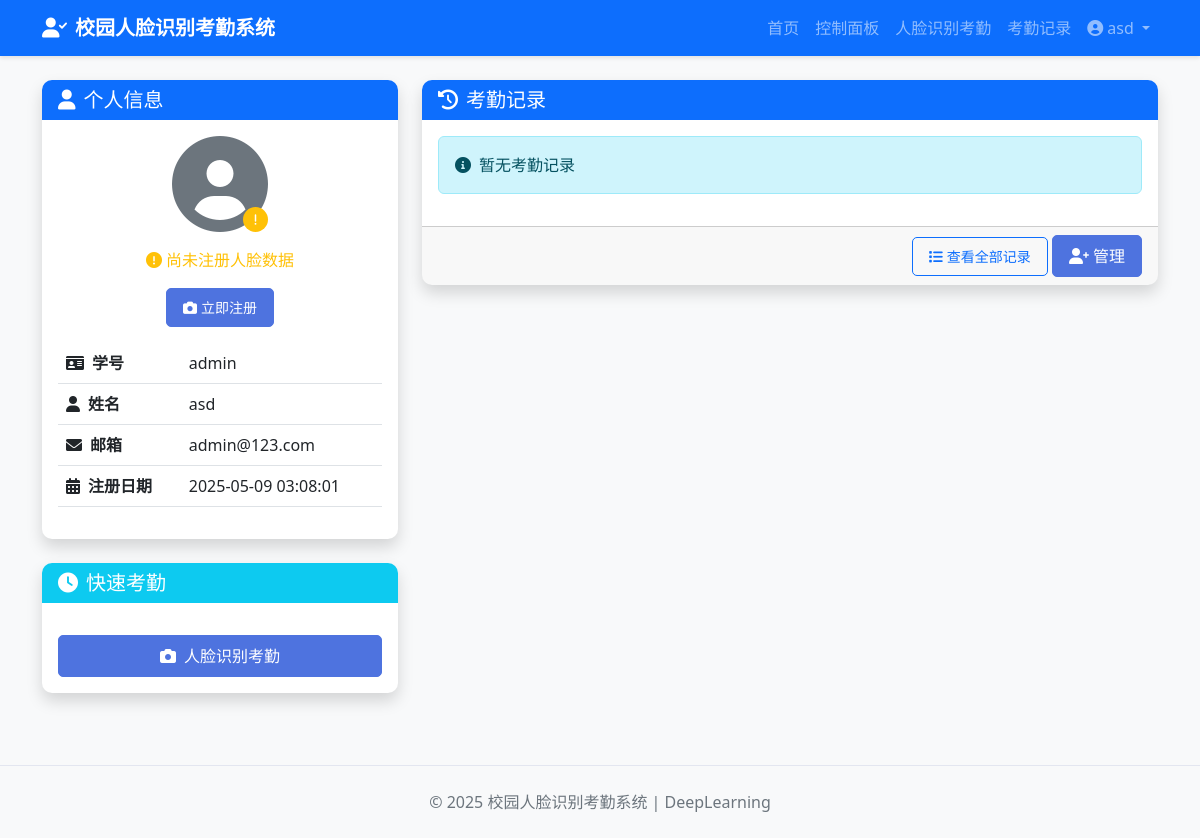
The app's page /dashboard (signed in) with its own data.
### tables this page shows
CREATE TABLE users (
        id INTEGER PRIMARY KEY AUTOINCREMENT,
        student_id TEXT UNIQUE NOT NULL,
        name TEXT NOT NULL,
        email TEXT UNIQUE,
        password TEXT NOT NULL,
        registration_date TIMESTAMP DEFAULT CURRENT_TIMESTAMP
    , role TEXT DEFAULT 'student', is_active INTEGER DEFAULT 1);

### app.py (the view)
@app.route('/dashboard')
def dashboard():
    if 'user_id' not in session:
        flash('Please login first', 'warning')
        return redirect(url_for('login'))
    user_id = session['user_id']
    user = User.get_user_by_id(user_id)
    face_encodings = FaceEncoding.get_face_encodings_by_user_id(user_id)
    has_face_data = len(face_encodings) > 0
    attendance_records = Attendance.get_attendance_by_user(user_id)
    return render_template('dashboard.html',
                           user=user,
                           has_face_data=has_face_data,
                           attendance_records=attendance_records)

### database/models.py (called while the page is built, shortened)
    @staticmethod
    def get_user_by_id(user_id):
        conn = sqlite3.connect(DB_PATH)
        cursor = conn.cursor()
        cursor.execute('''
        SELECT id, student_id, name, email, registration_date, role, is_active
        FROM users
        WHERE id = ?
        ''', (user_id,))
        user = cursor.fetchone()
        conn.close()
        if user:
            return {
                'id': user[0],
                'student_id': user[1],
                'name': user[2],
                'email': user[3],
                'registration_date': user[4],
                'role': user[5] if len(user) > 5 else 'student',
                'is_active': bool(user[6]) if len(user) > 6 else True
            }
        return None

    @staticmethod
    def get_face_encodings_by_user_id(user_id):
        conn = sqlite3.connect(DB_PATH)
        cursor = conn.cursor()
        cursor.execute('''
        SELECT id, user_id, encoding
        FROM face_encodings
        WHERE user_id = ?
        ''', (user_id,))
        encodings = cursor.fetchall()
        conn.close()
        result = []
        return result

    @staticmethod
    def get_attendance_by_user(user_id):
        conn = sqlite3.connect(DB_PATH)
        cursor = conn.cursor()
        cursor.execute('''
        SELECT id, date, check_in_time, check_out_time
        FROM attendance
        WHERE user_id = ?
        ORDER BY date DESC, check_in_time DESC
        ''', (user_id,))
        records = cursor.fetchall()
        conn.close()
        result = []
        return result

### templates/dashboard.html (shortened to what this page needs)
{% extends 'base.html' %}
{% block content %}
<div class="row">
    <div class="col-md-4">
        <div class="card shadow mb-4">
            <div class="card-header bg-primary text-white">
                <h5 class="mb-0"><i class="fas fa-user me-2"></i>个人信息</h5>
            </div>
            <div class="card-body">
                <div class="text-center mb-3">
                    {% if has_face_data %}
                    <div class="avatar-container mb-3">
                        <i class="fas fa-user-circle fa-6x text-primary"></i>
                        <span class="badge bg-success position-absolute bottom-0 end-0">
                            <i class="fas fa-check"></i>
                        </span>
                    </div>
                    <p class="text-success"><i class="fas fa-check-circle me-1"></i>人脸数据已注册</p>
                    {% else %}
                    <div class="avatar-container mb-3">
                        <i class="fas fa-user-circle fa-6x text-secondary"></i>
                        <span class="badge bg-warning position-absolute bottom-0 end-0">
                            <i class="fas fa-exclamation"></i>
                        </span>
                    </div>
                    <p class="text-warning"><i class="fas fa-exclamation-circle me-1"></i>尚未注册人脸数据</p>
                    <a href="{{ url_for('face_registration') }}" class="btn btn-primary btn-sm">
                        <i class="fas fa-camera me-1"></i>立即注册
                    </a>
                    {% endif %}
                </div>
                <table class="table">
                    <tbody>
                        <tr>
                            <th scope="row"><i class="fas fa-id-card me-2"></i>学号</th>
                            <td>{{ user.student_id }}</td>
                        </tr>
                        <tr>
                            <th scope="row"><i class="fas fa-user me-2"></i>姓名</th>
                            <td>{{ user.name }}</td>
                        </tr>
                        <tr>
                            <th scope="row"><i class="fas fa-envelope me-2"></i>邮箱</th>
                            <td>{{ user.email }}</td>
                        </tr>
                        <tr>
                            <th scope="row"><i class="fas fa-calendar-alt me-2"></i>注册日期</th>
                            <td>{{ user.registration_date }}</td>
                        </tr>
                    </tbody>
                </table>
            </div>
        </div>
        <div class="card shadow mb-4">
            <div class="card-header bg-info text-white">
                <h5 class="mb-0"><i class="fas fa-clock me-2"></i>快速考勤</h5>
            </div>
            <div class="card-body text-center">
                <div class="mt-3">
                    <a href="{{ url_for('face_recognition_attendance') }}" class="btn btn-primary w-100">
                        <i class="fas fa-camera me-2"></i>人脸识别考勤
                    </a>
                </div>
            </div>
        </div>
    </div>
    <div class="col-md-8">
        <div class="card shadow mb-4">
            <div class="card-header bg-primary text-white">
                <h5 class="mb-0"><i class="fas fa-history me-2"></i>考勤记录</h5>
            </div>
            <div class="card-body">
                {% if attendance_records %}
                <div class="table-responsive">
                    <table class="table table-hover">
                        <thead>
                            <tr>
                                <th>日期</th>
                                <th>签到时间</th>
                                <th>签退时间</th>
                                <th>状态</th>
                            </tr>
                        </thead>
                        <tbody>
                            {% for record in attendance_records %}
                            <tr>
                                <td>{{ record.date }}</td>
                                <td>{{ record.check_in_time }}</td>
                                <td>{{ record.check_out_time if record.check_out_time else '未签退' }}</td>
                                <td>
                                    {% if record.check_out_time %}
                                    <span class="badge bg-success">已完成</span>
                                    {% else %}
                                    <span class="badge bg-warning">进行中</span>
                                    {% endif %}
                                </td>
                            </tr>
                            {% endfor %}
                        </tbody>
                    </table>
                </div>
                {% else %}
                <div class="alert alert-info">
                    <i class="fas fa-info-circle me-2"></i>暂无考勤记录
                </div>
                {% endif %}
            </div>
            <div class="card-footer text-end">
                <a href="{{ url_for('attendance') }}" class="btn btn-outline-primary btn-sm">
                    <i class="fas fa-list me-1"></i>查看全部记录
                </a>
                <a href="{{ url_for('face_registration_admin',user_id=user.id) }}" class="btn btn-primary">
                    <i class="fas fa-user-plus me-1"></i>管理
                </a>
            </div>
        </div>
    </div>
</div>
{% endblock %}

### templates/base.html (shortened to what this page needs)
<!DOCTYPE html>
<html lang="zh-CN">
<head>
    <link href="https://cdn.jsdelivr.net/npm/bootstrap@5.3.0-alpha1/dist/css/bootstrap.min.css" rel="stylesheet">
    <link rel="stylesheet" href="https://cdnjs.cloudflare.com/ajax/libs/font-awesome/6.0.0/css/all.min.css">
    <link rel="stylesheet" href="{{ url_for('static', filename='css/style.css') }}">
</head>
<body>
    <nav class="navbar navbar-expand-lg navbar-dark bg-primary">
        <div class="container">
            <a class="navbar-brand" href="{{ url_for('index') }}">
                <i class="fas fa-user-check me-2"></i>校园人脸识别考勤系统
            </a>
            <div class="collapse navbar-collapse" id="navbarNav">
                <ul class="navbar-nav ms-auto">
                    <li class="nav-item">
                        <a class="nav-link" href="{{ url_for('index') }}">首页</a>
                    </li>
                    {% if session.get('user_id') %}
                    <li class="nav-item">
                        <a class="nav-link" href="{{ url_for('dashboard') }}">控制面板</a>
                    </li>
                    <li class="nav-item">
                        <a class="nav-link" href="{{ url_for('face_recognition_attendance') }}">人脸识别考勤</a>
                    </li>
                    <li class="nav-item">
                        <a class="nav-link" href="{{ url_for('attendance') }}">考勤记录</a>
                    </li>
                    <li class="nav-item dropdown">
                        <a class="nav-link dropdown-toggle" href="#" id="navbarDropdown" role="button"
                            data-bs-toggle="dropdown" aria-expanded="false">
                            <i class="fas fa-user-circle me-1"></i>{{ session.get('name') }}
                        </a>
                    </li>
                    {% endif %}
                </ul>
            </div>
        </div>
    </nav>
    <main class="container my-4">
        {% block content %}{% endblock %}
    </main>
    <footer class="bg-light py-4 mt-5">
        <div class="container text-center">
            <p class="mb-0">&copy; {{ 2025 }} 校园人脸识别考勤系统 | DeepLearning</p>
        </div>
    </footer>
</body>
</html>

### static/css/style.css (style rules this page uses)
body { background-color: #f8f9fa; font-family: 'Segoe UI', Tahoma, Geneva, Verdana, sans-serif; }
.navbar { box-shadow: 0 2px 4px rgba(0, 0, 0, 0.1); }
.navbar-brand { font-weight: 600; }
.card { border: none; border-radius: 10px; overflow: hidden; margin-bottom: 20px; transition: transform 0.3s, box-shadow 0.3s; }
.card-header { font-weight: 600; border-bottom: none; }
.btn { border-radius: 5px; font-weight: 500; padding: 8px 16px; transition: all 0.3s; }
.btn-primary { background-color: #4e73df; border-color: #4e73df; }
footer { margin-top: 3rem; padding: 1.5rem 0; color: #6c757d; border-top: 1px solid #e3e6f0; }

### templates/dashboard.html (style rules this page uses)
.avatar-container { position: relative; display: inline-block; }
.avatar-container .badge { width: 25px; height: 25px; border-radius: 50%; display: flex; align-items: center; justify-content: center; }

### records on screen
users: get "asd", student_id "admin", name "asd", email "admin@123.com", registration_date "2025-05-09 03:08:01"

### other values on screen
{{ 2025 }} "2025"
